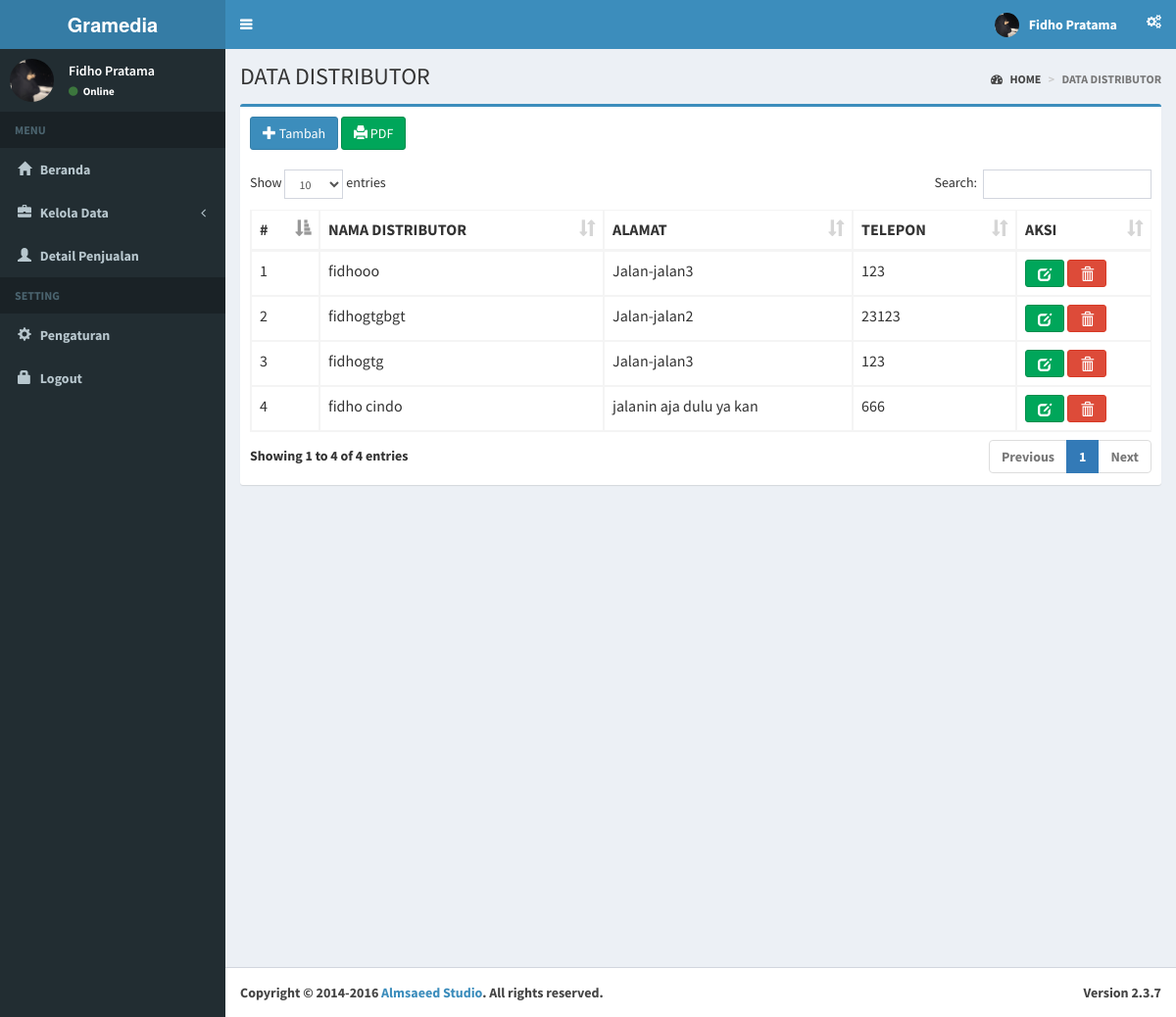
Page /index.php?page=data_distributor (signed in) on the committed database.
### tables this page shows
CREATE TABLE `distributor` (
  `id_distributor` int(11) NOT NULL,
  `nama_distributor` varchar(11) NOT NULL,
  `alamat` text NOT NULL,
  `telepon` varchar(25) NOT NULL
);

### pages/distributor/data_distributor.php (the view, shortened to what this page needs)
<div class="content-wrapper">
  <section class="content-header">
    <h1>
      DATA DISTRIBUTOR
    </h1>
    <ol class="breadcrumb">
      <li><a href="index.php"><i class="fa fa-dashboard"></i> HOME</a></li>
      <li class="active">DATA DISTRIBUTOR</li>
    </ol>
  </section>
  <section class="content">
    <div class="row">
      <div class="col-xs-12">
        <div class="box box-primary">
          <div class="box-header">
            <a href="index.php?page=tambah_distributor" class="btn btn-primary" role="button" title="Tambah Data"><i class="glyphicon glyphicon-plus"></i> Tambah</a>
            <a href="pages/report.php" target="_blank" class="btn btn-success" role="button" title="Print Data"><i class="glyphicon glyphicon-print"></i> PDF</a>
          </div>
          <div class="box-body table-responsive">
            <table id="distributor" class="table table-bordered table-hover">
              <thead>
                <tr>
                  <th>#</th>
                  <th>NAMA DISTRIBUTOR</th>
                  <th>ALAMAT</th>
                  <th>TELEPON</th>
                  <th>AKSI</th>
                </tr>
              </thead>
              <tbody>
                <?php
                include "../toko-buku/conf/conn.php";
                $no = 0;
                $query = mysqli_query($koneksi, "SELECT * FROM distributor ORDER BY id_distributor DESC");
                while ($row = mysqli_fetch_array($query)) {
                ?>
                  <tr>
                    <td><?php echo $no = $no + 1; ?></td>
                    <td><?php echo $row['nama_distributor']; ?></td>
                    <td><?php echo $row['alamat']; ?></td>
                    <td><?php echo $row['telepon']; ?></td>
                    <td>
                      <a href="index.php?page=ubah_distributor&id=<?= $row['id_distributor']; ?>" class="btn btn-success" role="button" title="Ubah Data"><i class="glyphicon glyphicon-edit"></i></a>
                      <a href="javascript:void(0);" class="btn btn-danger" role="button" title="Hapus Data" onclick="hapusDistributor(<?= $row['id_distributor']; ?>);"><i class="glyphicon glyphicon-trash"></i></a>
                    </td>
                  </tr>
                <?php } ?>
              </tbody>
            </table>
          </div>
        </div>
      </div>
    </div>
  </section>
</div>

### rows in the picture
distributor: nama_distributor "fidhooo", alamat "Jalan-jalan3", telepon "123"
distributor: no "2", nama_distributor "fidhogtgbgt", alamat "Jalan-jalan2", telepon "23123"
distributor: no "3", nama_distributor "fidhogtg", alamat "Jalan-jalan3", telepon "123"
distributor: no "4", nama_distributor "fidho cindo", alamat "jalanin aja dulu ya kan", telepon "666"
